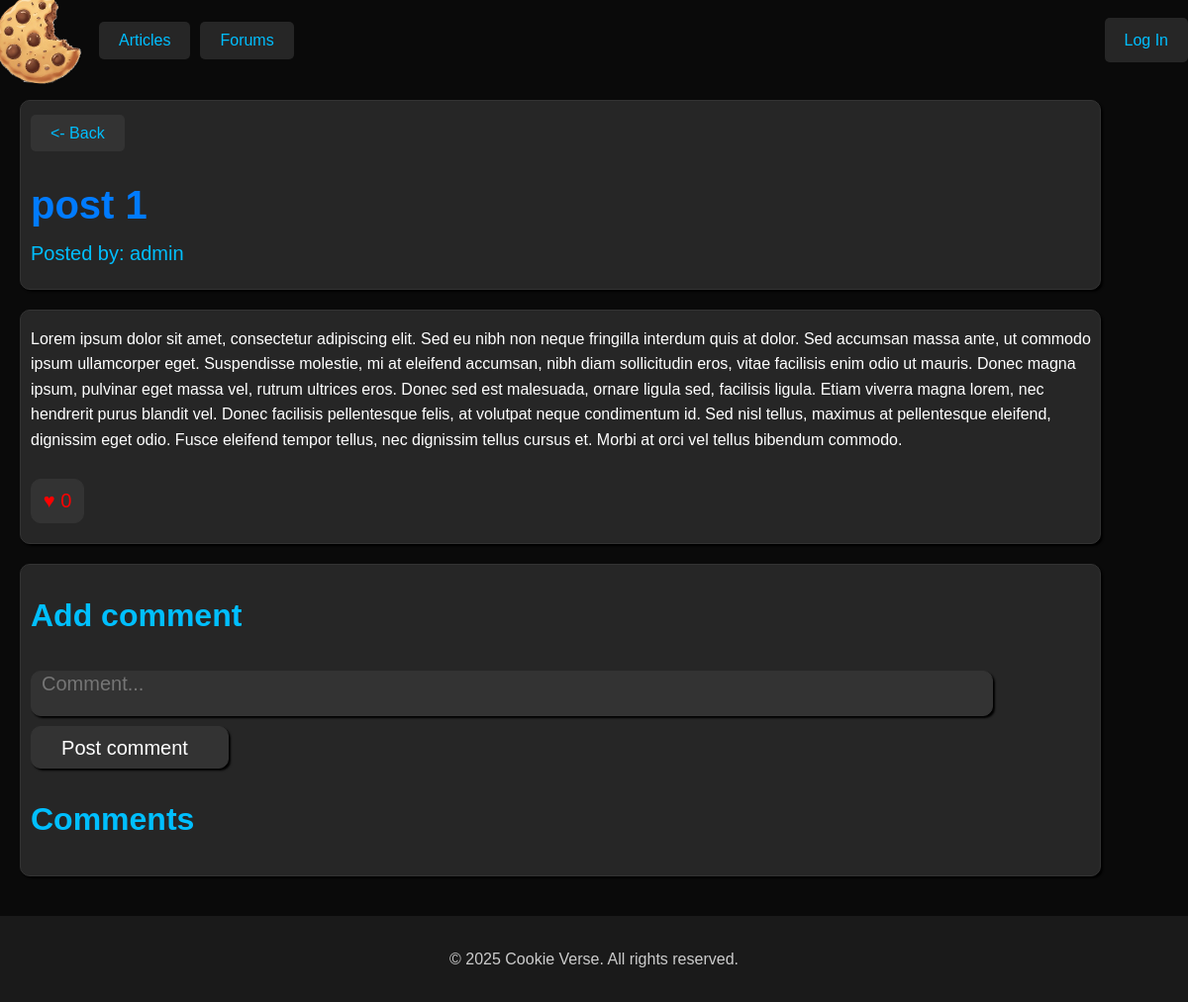
/viewpost/1, run on an earlier commit of the app's database.
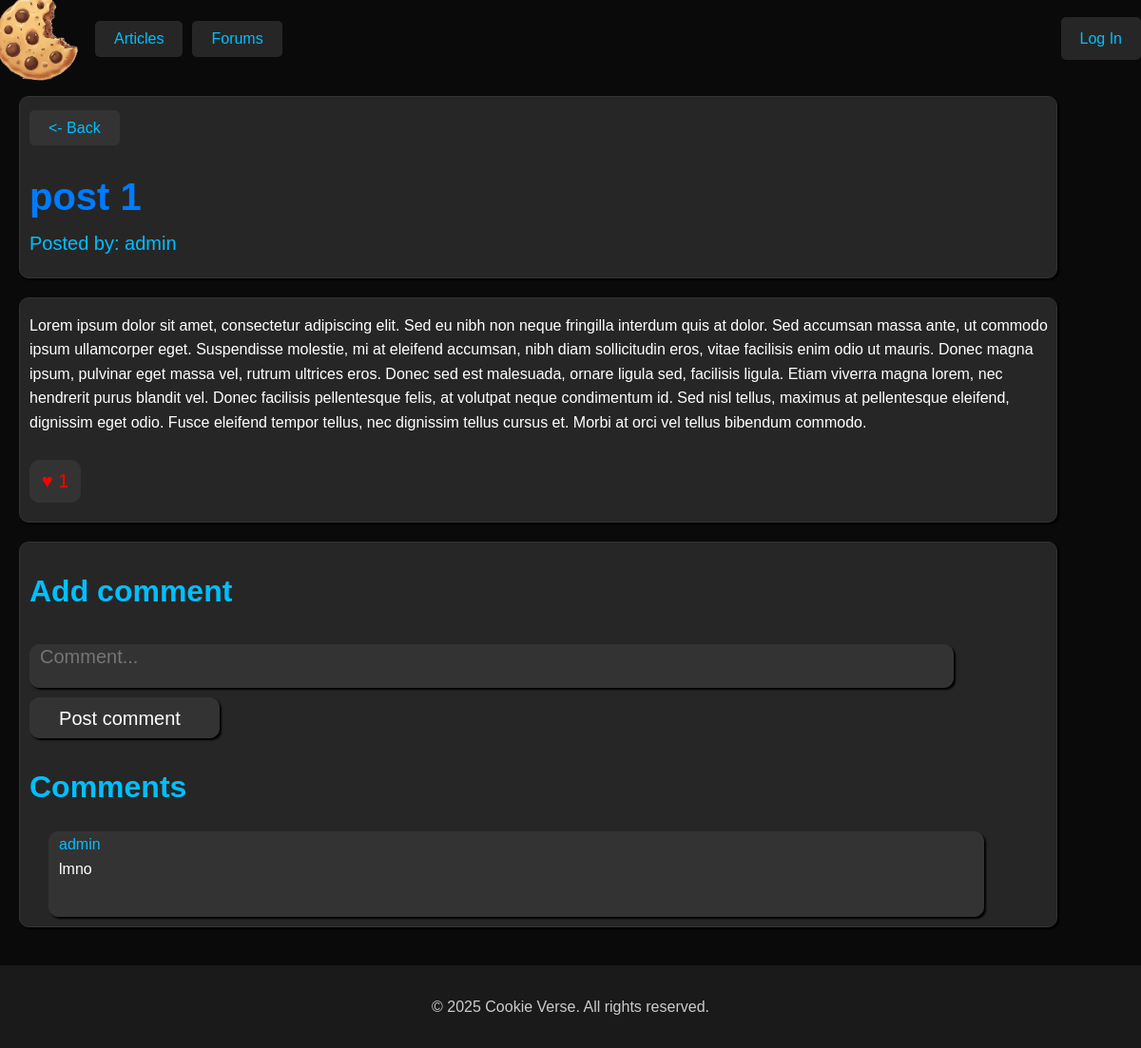
And on a later commit of the database.
### CookieTracker/models.py (models this page shows)
class Post(models.Model):
    poster = models.ForeignKey(settings.AUTH_USER_MODEL, on_delete=models.CASCADE, related_name='posts')
    title = models.CharField(max_length=128)
    text = models.CharField(max_length=3000000)
    forum = models.ForeignKey(Forum, on_delete=models.CASCADE)
    likes = models.IntegerField(default=0)

class Comment(models.Model):
    post = models.ForeignKey(Post, on_delete=models.CASCADE)
    poster = models.ForeignKey(settings.AUTH_USER_MODEL, on_delete=models.CASCADE, related_name='comments')
    text = models.CharField(max_length=300000)

### CookieTracker/view/forum.py (the view)
# urls.py: path('viewpost/<int:post_id>', forum.viewpost, name='viewpost'),
def viewpost(request, post_id):
    if request.method == 'POST':
        comment_text = request.POST.get('comment')
        comment = Comment.objects.create(
                                        text=comment_text,poster=request.user,post=Post.objects.get(id=post_id))
    try:
        post = Post.objects.get(id=post_id)
        context = {
            'post': post,
            'comments': Comment.objects.filter(post_id = post.id),
        }
        return render(request, 'viewpost.html', context)
    except Exception as e:
        return render(request, 'viewpost.html', {'error': str(e)})

### CookieTracker/templates/viewpost.html (shortened to what this page needs)
{% extends 'base.html' %}
{% block content %}
<div class="post-title">
    <a href="{% url 'forum' %}" class="btn"><- Back</a>
    <h1>{{ post.title }}</h1>
    <a>Posted by: {{ post.poster }}</a>
</div>
<div class="post-text">
    <p>{{ post.text }}</p>
    <button><a href="/likepost/{{ post.id }}">♥ {{ post.likes }}</a></button>
</div>
<div class="comments">
    <div class="add-comment">
        <h2>Add comment</h2>
        <form action="" method="post">
            <div class="input-box">
                <input type="text" placeholder="Comment..." name="comment" required>
            </div>
            <input type="submit" value="Post comment" class="btn">
        </form>
    </div>
    <h2>Comments</h2>
    {% for c in comments%}
    <div class="comment">
        <a>{{ c.poster }}</a>
        <p>{{ c.text }}</p>
    </div>
    {% endfor %}
</div>
{% endblock content %}

What changed in the data, as far as the page shows it:
changed Post "post 1": likes "0" → "1"
added Comment: poster "admin", text "lmno"
